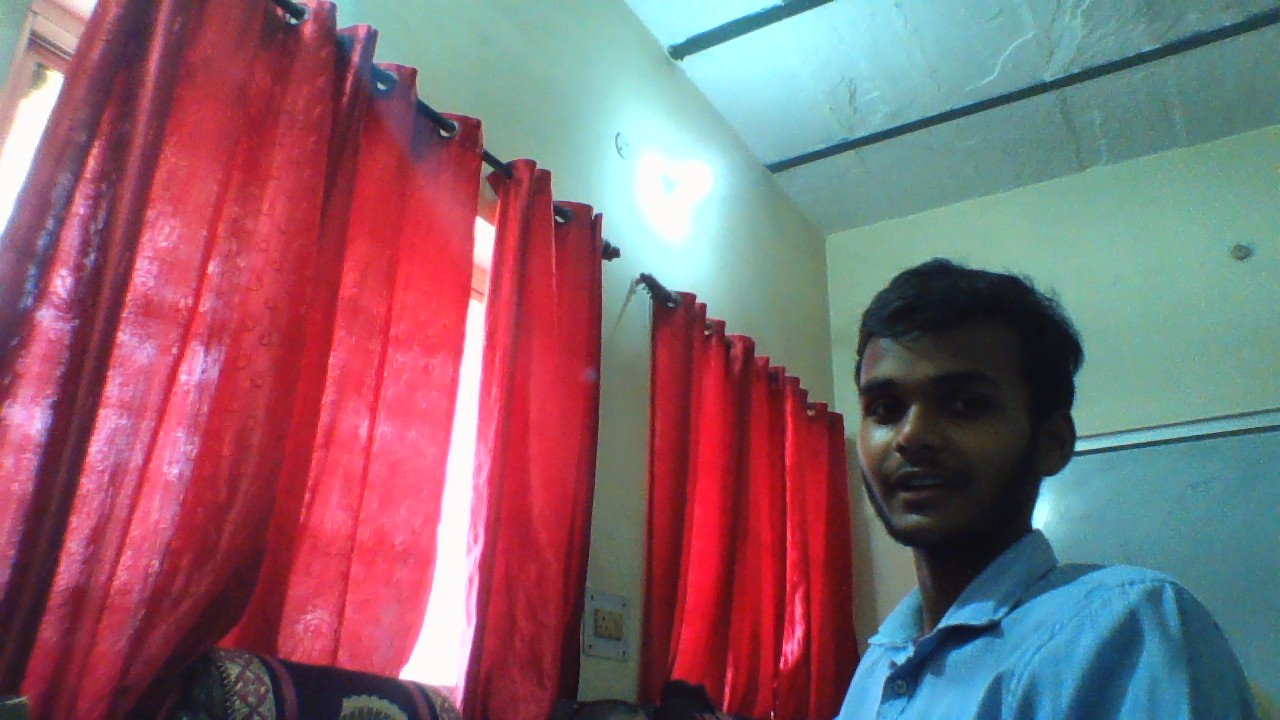
#> input picture api/torism_report.py/pics/amit.jpg, 1280 x 720 px, found by its file name
$ python picture2.py
#> lines starting #> are read from the running program, lines starting #| are printed output that depends on the picture
import cv2 as pp

pic = pp.imread("torism_report.py/pics/amit.jpg")
#> pic is the input picture: shape (720, 1280, 3); mean B, G, R 112.3, 102.5, 135.6

print()

if pic is None:

    print("Picture not found")

else:

    print(type(pic))
#| <class 'numpy.ndarray'>

    mx, my, mz = pic.shape
#> mx = 720; my = 1280; mz = 3

    for x in range(mx):

        for y in range(my):

            b = int(pic[x][y][0])  # Blue Value

            g = int(pic[x][y][1])  # Green Value

            r =int(pic[x][y][2])  # Red Value

            bwvalue = int((r+g+b)//3)  # Average RGB

            pic[x][y][0] =0# bwvalue

            pic[x][y][1] =0# bwvalue

            pic[x][y][2] = r
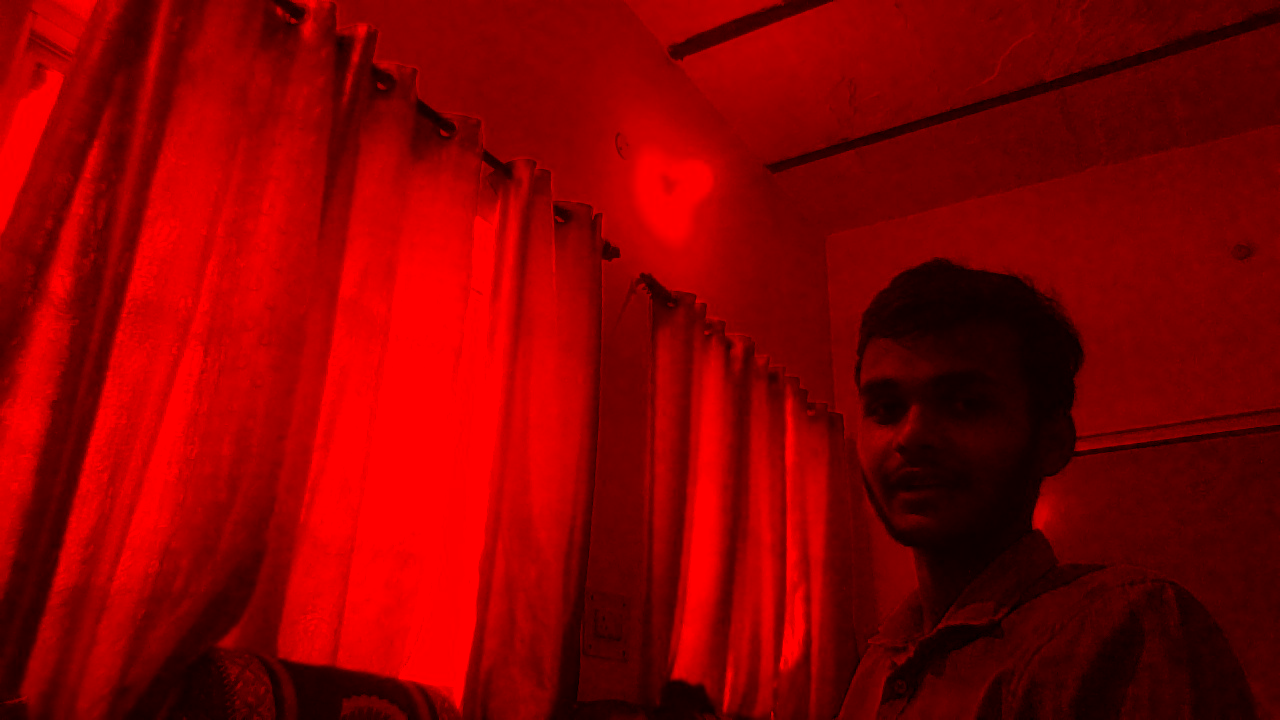
#> pic: shape (720, 1280, 3); mean B, G, R 0, 0, 135.6

            # print(r, g, b)
            # break

    output = pp.imshow("Show Picture", pic)

    print(output)
#| None

    pp.imwrite("torism_report.py/pics/riverbw.jpg", pic)  # Save to disk

    output = pp.waitKey(0)
#> (key Esc is pressed here)

$ run again, with api/torism_report.py/pics/river.jpg copied over api/torism_report.py/pics/amit.jpg
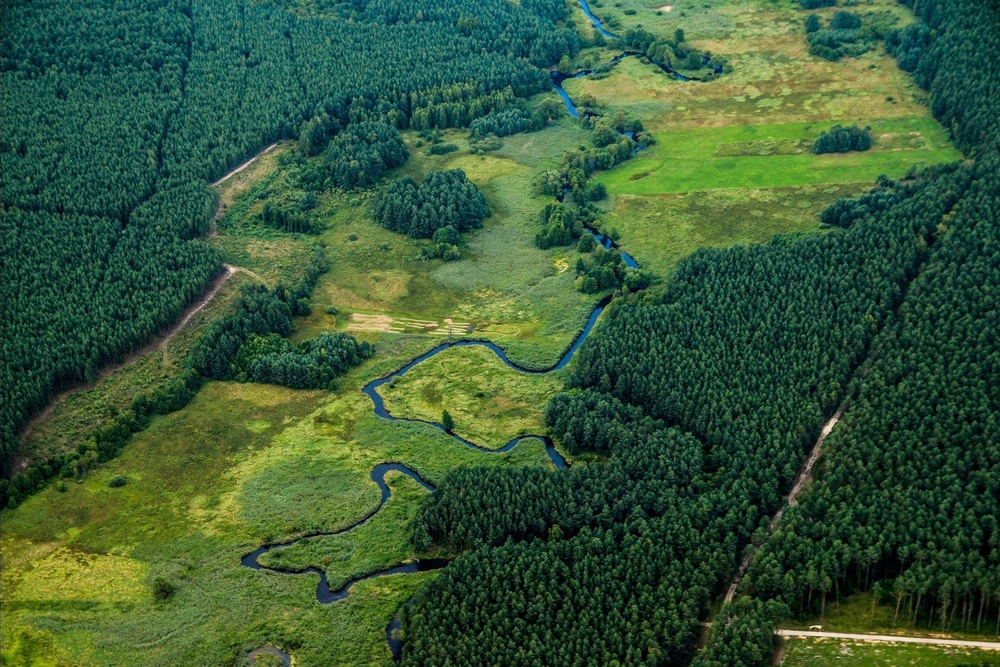
#> input picture api/torism_report.py/pics/river.jpg, 1000 x 667 px, shrunk from 3000 x 2000 before the run, found by its file name
#> pic is the input picture: shape (667, 1000, 3); mean B, G, R 55.2, 88.7, 55.5
#| <class 'numpy.ndarray'>
#> after the loop `for x in range(mx):`:
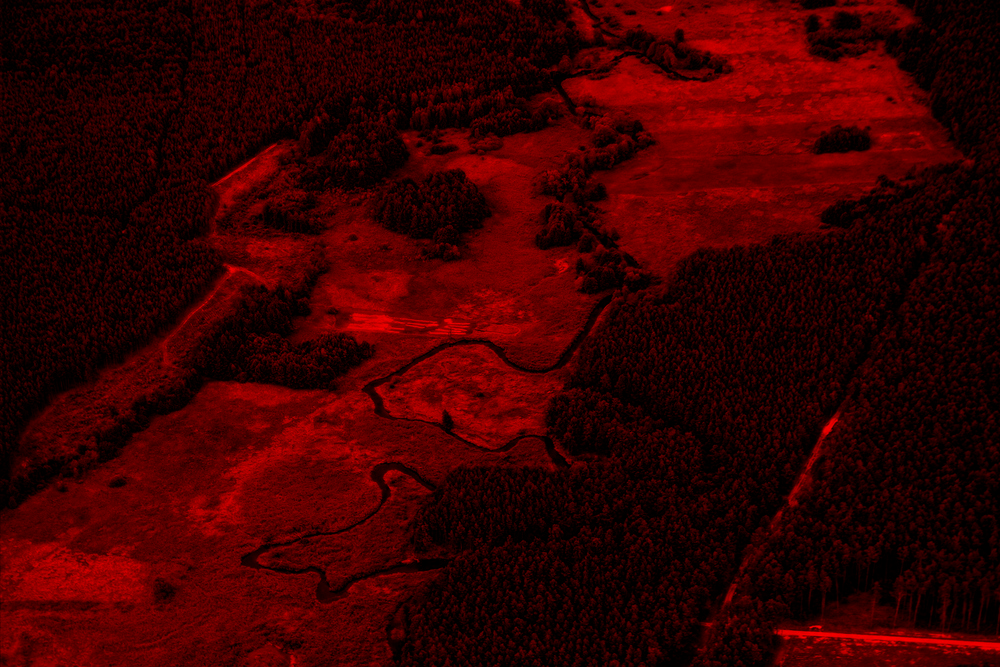
#> pic: shape (667, 1000, 3); mean B, G, R 0, 0, 55.5
#| None
